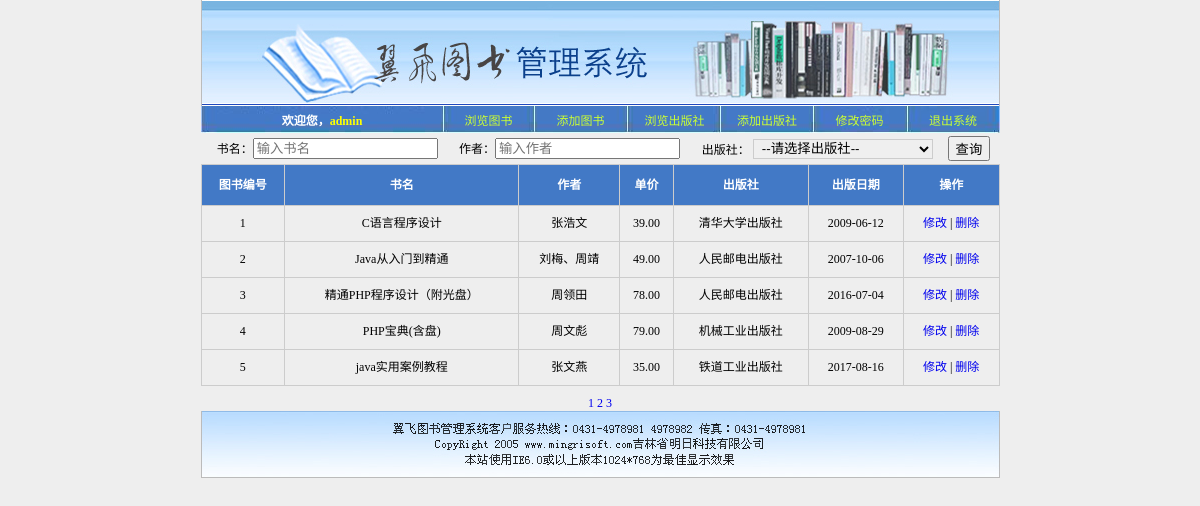
Page /index.php (signed in) on the committed database.
### tables this page shows
CREATE TABLE IF NOT EXISTS `books` (
  `id` int(4) NOT NULL,
  `title` varchar(20) NOT NULL,
  `author` varchar(20) NOT NULL,
  `price` decimal(5,2) NOT NULL,
  `publisherId` int(11) NOT NULL,
  `publishDate` date DEFAULT NULL
);

CREATE TABLE IF NOT EXISTS `publisher` (
  `publisherId` int(11) NOT NULL,
  `publisherName` varchar(20) NOT NULL
);

### index.php (the view, shortened to what this page needs)
<?php
$servername = "localhost";
$username = "root";
$password = "root";
$dbname = "mybook";
$conn = new mysqli($servername, $username, $password, $dbname);
$results_per_page = 5;
$page = isset($_GET['page']) ? intval($_GET['page']) : 1;
$start_from = ($page - 1) * $results_per_page;
$search_title = isset($_GET['title']) ? $_GET['title'] : '';
$search_author = isset($_GET['author']) ? $_GET['author'] : '';
$search_publisher = isset($_GET['publisher']) ? intval($_GET['publisher']) : '';
$sql = "SELECT b.id, b.title, b.author, b.price, p.publisherName, b.publishDate
        FROM books b
        JOIN publisher p ON b.publisherId = p.publisherId
        WHERE 1=1";
$sql .= " LIMIT $start_from, $results_per_page";
$result = $conn->query($sql);
?>
<!DOCTYPE html>
<html lang="zh-CN">
<head>
    <link href="mystyle.css" rel="stylesheet" type="text/css">
</head>
<body>
    <?php include("top.php"); ?>
    <form name="search_form" method="GET" action="">
        <table width="790px" align="center">
            <tr>
                <td>书名：<input type="text" name="title" placeholder="输入书名" value="<?php echo htmlspecialchars($search_title); ?>" /></td>
                <td>作者：<input type="text" name="author" placeholder="输入作者" value="<?php echo htmlspecialchars($search_author); ?>" /></td>
                <td>出版社：
                    <select name="publisher" class="text">
                        <option value="">--请选择出版社--</option>
                    </select>
                </td>
                <td><input type="submit" value="查询" name="search" /></td>
            </tr>
        </table>
    </form>
    <table class="list" width="100%" align="center" cellpadding="5" cellspacing="0" border="1">
        <thead>
            <tr>
                <th>图书编号</th>
                <th>书名</th>
                <th>作者</th>
                <th>单价</th>
                <th>出版社</th>
                <th>出版日期</th>
                <th>操作</th>
            </tr>
        </thead>
        <tbody>
            <?php
            if ($result->num_rows > 0) {
                while ($row = $result->fetch_assoc()) {
                    echo "<tr>
                        <td>{$row['id']}</td>
                        <td>{$row['title']}</td>
                        <td>{$row['author']}</td>
                        <td>{$row['price']}</td>
                        <td>{$row['publisherName']}</td>
                        <td>{$row['publishDate']}</td>
                        <td>
                            <a href='updateBook.php?id={$row['id']}'>修改</a> |
                            <a href='deleteBook.php?id={$row['id']}' onclick='return confirm(\"您确定要删除吗？\");'>删除</a>
                        </td>
                    </tr>";
                }
            } else {
                echo "<tr><td colspan='7'>没有找到记录</td></tr>";
            }
            ?>
        </tbody>
    </table>
    <div class="pagination" style="text-align: center; margin-top: 10px;">
        <?php
        $count_sql = "SELECT COUNT(*) AS total FROM books WHERE 1=1";
        $count_result = $conn->query($count_sql);
        $row = $count_result->fetch_assoc();
        $total_pages = ceil($row['total'] / $results_per_page);
        for ($i = 1; $i <= $total_pages; $i++) {
            echo "<a href='index.php?page=" . $i . "&title=" . urlencode($search_title) . "&author=" . urlencode($search_author) . "&publisher=" . $search_publisher . "'" . ($page == $i ? " class='active'" : "") . ">" . $i . "</a> ";
        }
        ?>
    </div>
</body>
</html>

### top.php (shortened to what this page needs)
<?php
$username = $_SESSION['username'];
?>
<!DOCTYPE html>
<html lang="zh-CN">
<head>
<link rel="stylesheet" type="text/css" href="mystyle.css">
</head>
<body>
<table width="799" border="0" cellpadding="0" cellspacing="0" style="margin: 0 auto;">
    <tr>
        <td height="106" background="images/banner.jpg">&nbsp;</td>
    </tr>
    <tr>
        <td>
            <table width="100%" height="27" border="0" cellpadding="0" cellspacing="0" background="images/link.jpg">
                <tr>
                    <td width="243" align="center" valign="middle">
                        <b><font color='white'>欢迎您，</font><font color='yellow'><?php echo htmlspecialchars($username); ?></font></b>
                    </td>
                    <td width="90" align="center" valign="middle"><a href="index.php" class="a">浏览图书</a></td>
                    <td width="94" align="center" valign="middle"><a href="addBook.php" class="a">添加图书</a></td>
                    <td width="94" align="center" valign="middle"><a href="browsePublisher.php" class="a">浏览出版社</a></td>
                    <td width="91" align="center" valign="middle"><a href="addPublisher.php" class="a">添加出版社</a></td>
                    <td width="94" align="center" valign="middle"><a href="changePassword.php" class="a">修改密码</a></td>
                    <td width="93" align="center" valign="middle"><a href="logout.php" class="a">退出系统</a></td>
                </tr>
            </table>
        </td>
    </tr>
</table>

### mystyle.css (style rules this page uses)
body,td,th { font-size: 12px; text-align: center; }
body { margin-left: 0px; margin-top: 0px; margin-right: 0px; margin-bottom: 0px; background-color: #eee; }
.a:link { color: #CCFF33; text-decoration: none; }
a:link { text-decoration: none; }
.text { width:180px; border:1px solid #CCC; height:20px; padding-left:4px; }
table.list { border:1px solid #ccc; border-collapse: collapse; width:799px; margin:0px auto; }
table.list th { border:1px solid #ccc; background-color: #4279C6; height: 30px; line-height: 30px; color:#FFF; }
table.list td { border:1px solid #ccc; height: 25px; line-height: 25px; }

### rows in the picture
books: id "1", title "C语言程序设计", author "张浩文", price "39.00", publisherId.publisherName "清华大学出版社", publishDate "2009-06-12"
books: id "2", title "Java从入门到精通", author "刘梅、周靖", price "49.00", publisherId.publisherName "人民邮电出版社", publishDate "2007-10-06"
books: id "3", title "精通PHP程序设计（附光盘）", author "周领田", price "78.00", publisherId.publisherName "人民邮电出版社", publishDate "2016-07-04"
books: id "4", title "PHP宝典(含盘)", author "周文彪", price "79.00", publisherId.publisherName "机械工业出版社", publishDate "2009-08-29"
books: id "5", title "java实用案例教程", author "张文燕", price "35.00", publisherId.publisherName "铁道工业出版社", publishDate "2017-08-16"

### other values in the picture
$username "admin"
